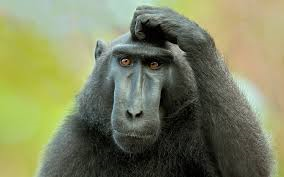
#> input picture Science/monkey.png, 284 x 177 px; the run also reads 1 picture not shown here
$ jupyter execute numpy_bootcamp_zadania.ipynb   (shell and % lines are left out)
#> lines starting #> are read from the running program, lines starting #| are printed output that depends on the picture
Napisz poniżej funkcję, która wyprintuje Twoje imię i nazwisko:

[cell 1]
import numpy as np

# Indeksowanie, wycinanie, iterowanie - Indexing, Slicing and Iterating

### Stwórz liste sześcianów liczb od 0 do 9

[cell 2]
x = np.arange(9)**3
x

### wybierz z listy zaznaczone elementy

[ 0, 1, **8**, **27**, **64**, 125, 216, 343, 512, 729]


[cell 3]
x[2:5]

[ **0**, 1, **8**, 27, **64**, 125, 216, 343, 512, 729]

[cell 4]
x[:5:2]

### przekształć by otrzymać wynik

[-1000, 1,  -1000, 27, -1000,   125,   216,   343,   512, 729]

[cell 5]
x[:5:2] = -1000
x

### Odwróć listę

[cell 6]
x[::-1]

### Sprawdź typ

[cell 7]
x.dtype

### W pętli for wyprintuj dla każdego elementu pierwiastek sześcienny z elementy

[cell 8]
for i in x:
   print(i**(1/3))
x ** (1/3)

### Stwórz macierz 10x10 z kwadratami liczb od 1 do 100

[cell 9]
k = np.arange(1, 101)**2
k = k.reshape((10,10))
print(k)

### Stwórz macierz 5x5 gdzie na krawędziach będą 0 a w środku 1

[cell 10]
np.zeros((3,3))  #tablica wypełniona zerami

[cell 11]
np.ones((2,2))

[cell 12]
x = np.zeros((5,5))
x[:2,-3:] = 10     #do drugiego trzy ostatnie elementy równają się 10, reszta 0
x

[cell 13]
x = np.zeros((5,5))
#  x[1:4,1:4] = 1        to zadziała
x[1:-1,1:-1] = 1    #to będzie niezależne o wielkości macierzy
x

### Stwórz tabliczkę mnożenia liczb od 0 do 9 w postaci dwuwymiarowej macierzy

[cell 14]
np.arange(5) * np.array([2,3,4,5,6]).reshape(5,1)  #resh na 5 wierszy i 1 kolumna --> transpozycja i mnożenie macierzy

[cell 15]
np.arange(1,11) * np.arange(1,11).reshape(10,1)

## Zad 2  Przekształć wczytane obrazki w opisany sposób

[cell 16]
#!pip install matplotlib     #otwiera obrazy png

[cell 17]
#!pip install opencv-python     #otwiera obrazy jpeg
import matplotlib.pyplot as plt

[cell 18]
import matplotlib.image as mpimg
im1 = mpimg.imread('monkey.png')
#> im1 is the input picture: shape (177, 284, 4) float32; mean R, G, B, A 0.491, 0.511, 0.375, 1

[cell 19]
import cv2
im2 = cv2.imread("index.jpeg")

[cell 20]
im1.shape     #pierwsze dwa to kolory, trzeci to kanał alfa (przeźroczystość)
#> Out = (177, 284, 4)

[cell 21]
plt.imshow(im1)

[cell 22]
plt.imshow(im2)

### stwórz wycinek -  spróbuj wybrać twarz

[cell 23]
plt.imshow(im1[40:150,100:180])
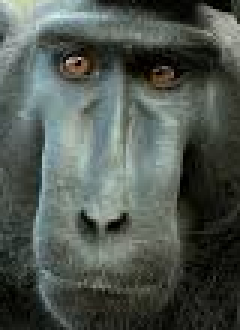
#> shown: shape (110, 80, 4) float32 (shown 3 times larger); mean R, G, B, A 0.313, 0.343, 0.317, 1

### wybierz jeden kolor

[cell 24]
import numpy as np
kolor=im1*np.array([1,1,0,1])
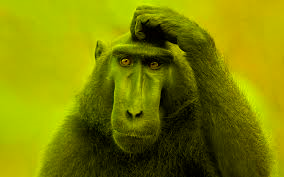
#> kolor: shape (177, 284, 4) float64; mean R, G, B, A 0.491, 0.511, 0, 1
plt.imshow(kolor)

### Obrót o wskazaną liczbę stopni

wykorzystaj ndimage.rotate ze scipy

[cell 25]
# pip install scipy --> w pythonie
from scipy import ndimage
obrocony = ndimage.rotate(im2, angle=45)
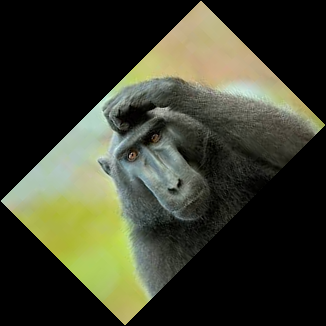
#> obrocony: shape (326, 326, 3); mean B, G, R 44.9, 61.2, 58.8
plt.imshow(obrocony)

### Czarno biały filtr

[cell 26]
red = im1[:, :, 0]
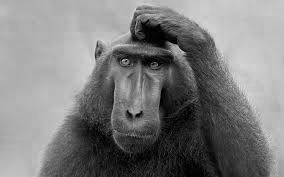
#> red: shape (177, 284) float32; min 0, max 0.867, mean 0.491
red.shape

im1[:, :, 1] = red
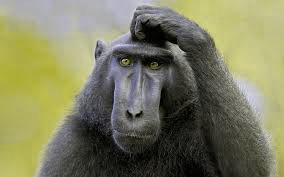
#> im1: shape (177, 284, 4) float32; mean R, G, B, A 0.491, 0.491, 0.375, 1
im1[:, :, 2] = red

plt.imshow(im1)
